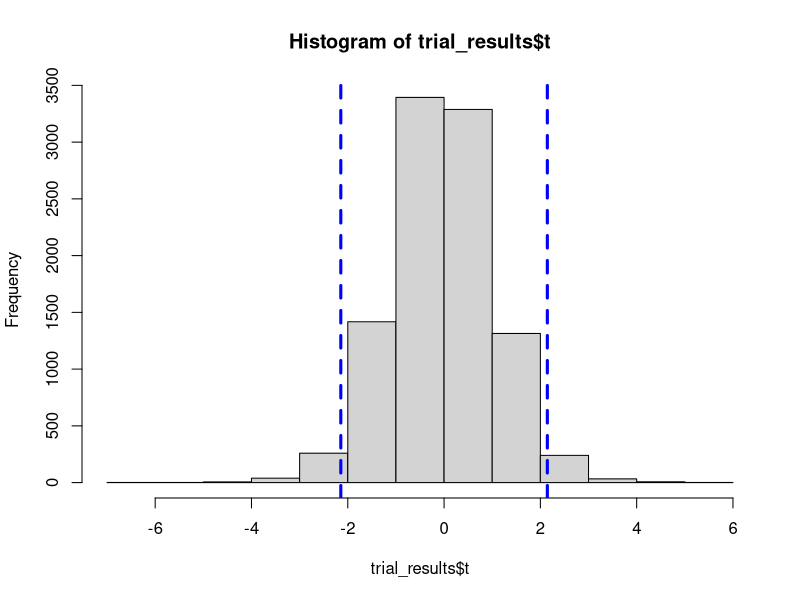
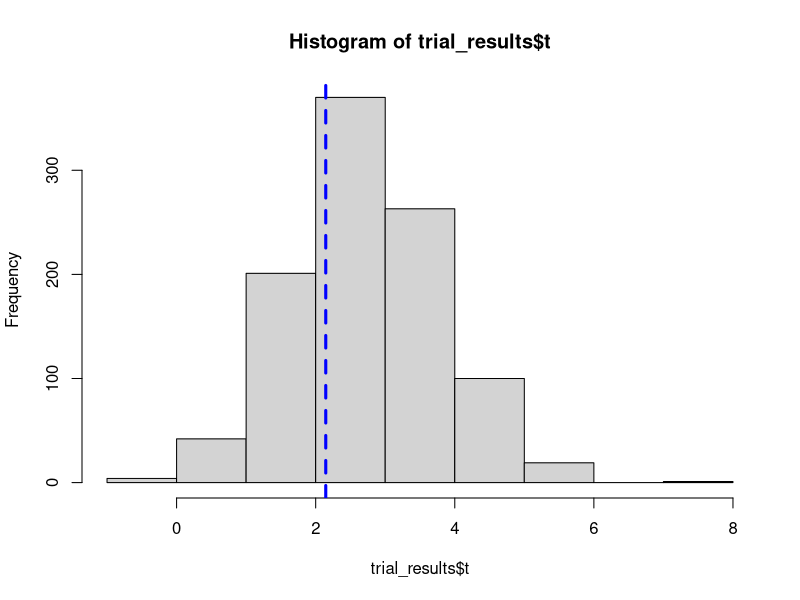

Generate these figures, in order, with R:
## ---- chunk 1
knitr::opts_chunk$set(echo = TRUE)

library(tidyverse)

## ---- chunk 2

num_centers <- 10000 # Сколько раз повторим эксперимент?

sample_size <- 15 # Количество пациентов, прошедших, терапию
True_Hg_improve <- 0 # Истинное среднее изменение гемоглобина
Hg_sd <- 6 # Разброс в улучшении Hg

df_trial <- data.frame(
  center_ID = rep(1:num_centers, each = sample_size),
  patient_ID = rep(1:sample_size, num_centers),
  Hg_change = rnorm(sample_size*num_centers, mean = True_Hg_improve, sd = Hg_sd)
)

trial_results <- df_trial %>% 
  group_by(center_ID) %>% 
  dplyr::summarise(t = sqrt(sample_size)*mean(Hg_change)/sd(Hg_change)) %>% 
  ungroup()

hist(trial_results$t)

alpha <- 0.05
a <- qt(alpha/2, df = sample_size-1) # Нижняя граница
b <- qt(1 - alpha/2, df = sample_size-1) # Верхняя граница

abline(v = a, col="blue", lwd=3, lty=2)
abline(v = b, col="blue", lwd=3, lty=2)

trial_errors <- trial_results %>% 
  mutate(out = ifelse((t < b) & (t > a), 'Fail to reject H0', 'Reject H0'))

table(trial_errors$out)

## ---- chunk 3

num_centers <- 1000 # Сколько раз повторим эксперимент?

sample_size <- 70 # Количество пациентов, прошедших, терапию
True_Hg_improve <- 2 # Истинное среднее изменение гемоглобина
Hg_sd <- 6 # Разброс в улучшении Hg

df_trial <- data.frame(
  center_ID = rep(1:num_centers, each = sample_size),
  patient_ID = rep(1:sample_size, num_centers),
  Hg_change = rnorm(sample_size*num_centers, mean = True_Hg_improve, sd = Hg_sd)
)

trial_results <- df_trial %>% 
  group_by(center_ID) %>% 
  dplyr::summarise(t = sqrt(sample_size)*mean(Hg_change)/sd(Hg_change)) %>% 
  ungroup()

hist(trial_results$t)

trial_errors <- trial_results %>% 
  mutate(out = ifelse((t < b) & (t > a), 'Fail to reject H0', 'Reject H0'))

abline(v = a, col="blue", lwd=3, lty=2)
abline(v = b, col="blue", lwd=3, lty=2)

table(trial_errors$out)

